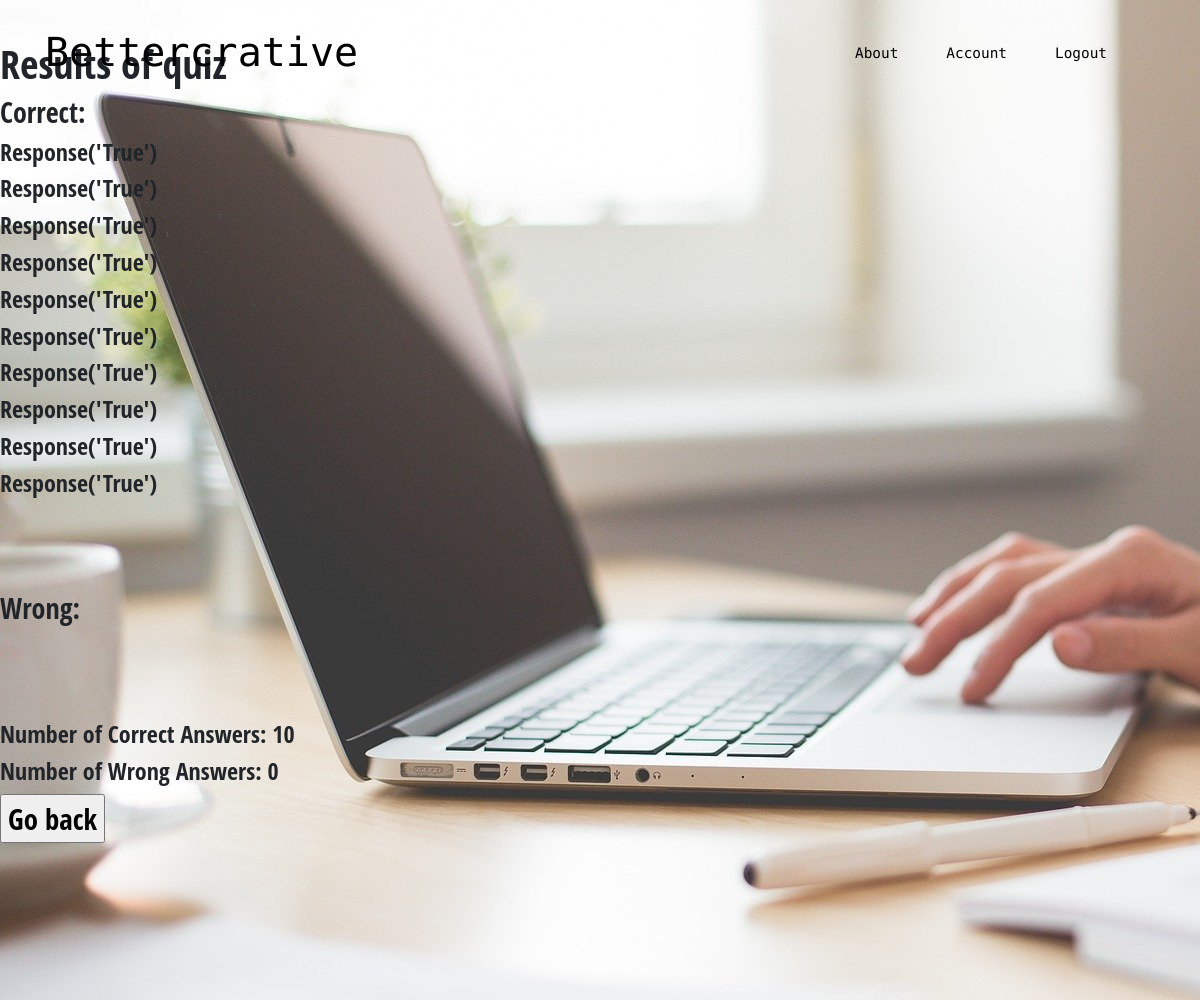
Page /classroom/3/results (signed in) on the committed database.
### bettercrative/models.py (models this page shows)
class Response(db.Model):
    id = db.Column(db.Integer, primary_key=True, autoincrement=True)
    classroom_host_id = db.Column(db.Integer, db.ForeignKey('classroom.id'), nullable=False)
    quiz_reference = db.Column(db.Integer, db.ForeignKey('quiz.id'), nullable=False)
    isCorrect = db.Column(db.Enum("True", "False"))
    def __repr__(self):
            return f"Response('{self.isCorrect}')"

### bettercrative/classrooms/routes.py (the view)
@login_required
@classrooms.route("/classroom/<int:classroom_id>/results", methods=['GET', 'POST'])
def view_results(classroom_id):
    classroom = Classroom.query.get_or_404(classroom_id)
    print("WRONG ANSWERS-------------")
    sumWrong = 0
    wrong_answers = Response.query.filter_by(classroom_host_id=classroom_id, isCorrect='False')
    for y in wrong_answers:
        sumWrong +=1
        print(y)
    print("RIGHT ANSWERS ----------------")
    sumRight = 0
    correct_responses = Response.query.filter_by(classroom_host_id=classroom_id, isCorrect='True')
    for z in correct_responses:
        sumRight +=1
        print(z)
    print(sumRight)
    print(sumWrong)
    return render_template('classroom_results.html', title='results of quiz', rightAnswers=correct_responses, wrongAnswers=wrong_answers, classroomid=classroom_id, sumWrong=sumWrong, sumRight=sumRight)

### bettercrative/models.py (called while the page is built)
@login_manager.user_loader
def load_user(id):
    return User.query.get(int(id))

### bettercrative/templates/classroom_results.html (shortened to what this page needs)
{% extends "layout.html" %}
{% block content %}
<h1>Results of quiz </h1>
<form action="/classroom/{{classroomid}}/results" method="GET POST">
<h3> Correct: </h3>
    {% for response in rightAnswers %}
        <h4> {{ response }} </h4>
    {% endfor %}
<br> </br>
<h3> Wrong: </h3>
<br></br>
<h4>Number of Correct Answers: {{ sumRight }}</h4>
<h4>Number of Wrong Answers: {{ sumWrong }}</h4>
    <input type="submit" value="Go back" formaction="/classroom/{{classroomid}}">
</form>
{% endblock  %}

### bettercrative/static/main.css (style rules this page uses)
body { background-attachment: fixed; font-family: 'Open Sans Condensed'; font-size: 180%; background-image: url("images/laptopmono.jpg"); }
* { box-sizing: border-box; }
body:after { content: ' '; display: block; position: absolute; left: 0; top: 0; z-index: -1; width: 100%; height: 100%; }

### rows in the picture
Response: isCorrect "Response('True')"
Response: isCorrect "Response('True')"
Response: isCorrect "Response('True')"
Response: isCorrect "Response('True')"
Response: isCorrect "Response('True')"
Response: isCorrect "Response('True')"
Response: isCorrect "Response('True')"
Response: isCorrect "Response('True')"
Response: isCorrect "Response('True')"
Response: isCorrect "Response('True')"

### other values in the picture
{{ sumRight }} "10"
{{ sumWrong }} "0"
